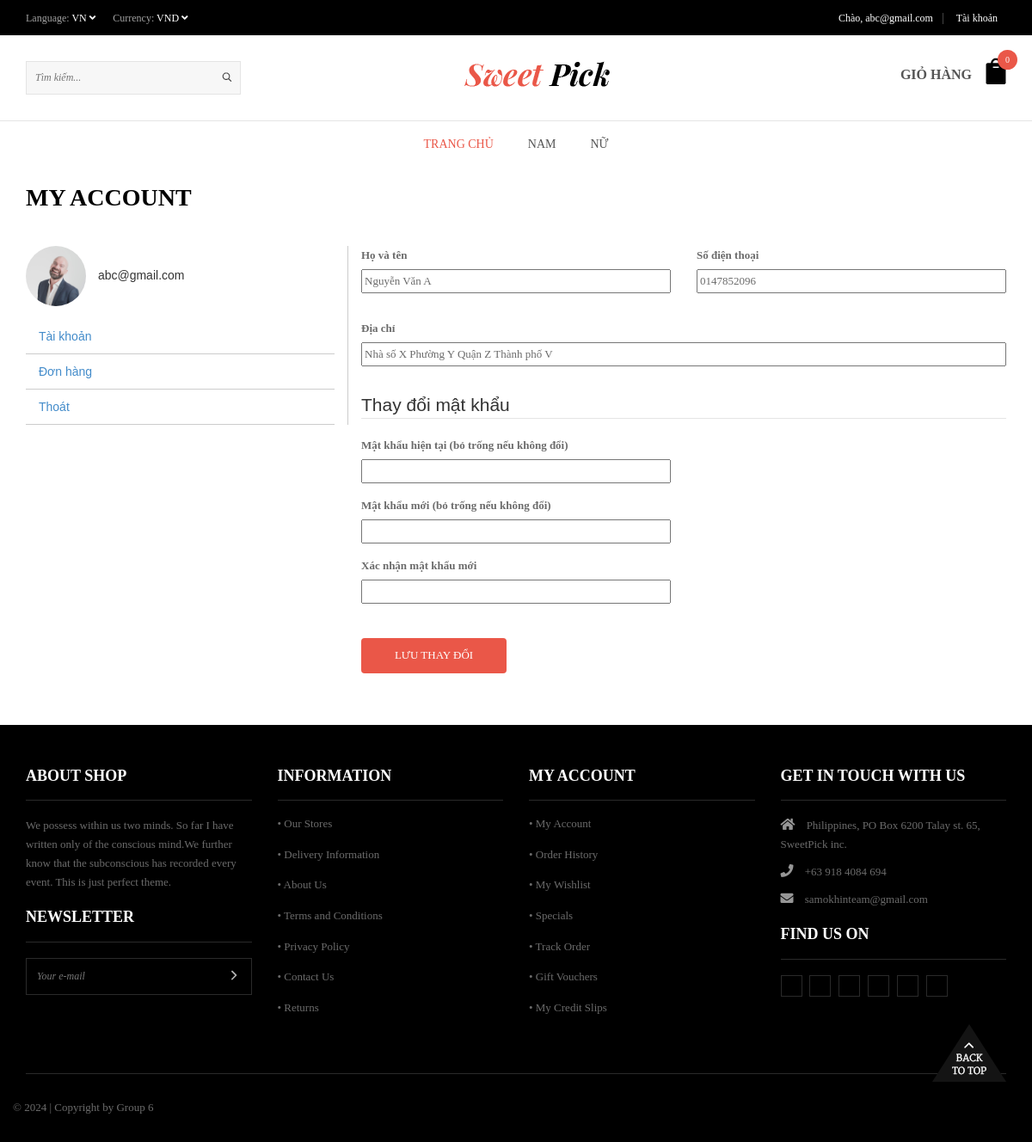
Page /?url=taikhoan (signed in) on the committed database.
### tables this page shows
CREATE TABLE `nguoi_dung` (
  `ma_nguoi_dung` int(11) NOT NULL,
  `email` varchar(255) NOT NULL,
  `mat_khau` varchar(255) NOT NULL,
  `quyen` int(1) NOT NULL,
  `anh_dai_dien` varchar(255) DEFAULT 'users/avatar.jpg',
  `ho_va_ten` varchar(255) DEFAULT NULL,
  `dia_chi` varchar(255) DEFAULT NULL,
  `so_dien_thoai` varchar(255) DEFAULT NULL,
  `trang_thai` int(1) DEFAULT 1,
  `kich_hoat` tinyint(1) NOT NULL DEFAULT 0,
  `ma` int(11) DEFAULT NULL,
  `ngay_tao` date NOT NULL DEFAULT curdate()
);

### app/controllers/users/AccountControllers.php (called while the page is built, shortened)
<?php
    function taiKhoan() {
        $email = $_SESSION["user"]["email"];
        $user = getNguoiDungEmail($email);
        include VIEWS_URL . "users/taikhoan.php";
    }
?>

### app/models/pdo.php (called while the page is built, shortened)
<?php
function getConnect() {
    try {
        $connect = new PDO(
            "mysql:host=" . DB_HOST .
            ";port=" . DB_PORT .
            ";dbname=" . DB_DATABASE .
            ";charset=" . DB_CHARSET,
            DB_USERNAME,
            DB_PASSWORD
        );
        $connect -> setAttribute(PDO::ATTR_ERRMODE, PDO::ERRMODE_EXCEPTION);
        return $connect;
    }
    catch(PDOException $e) {
        echo "Loi ket noi den database " . $e -> getMessage();
    }
}
function getData($sql, $getAll = true) {
    try {
        $connect = getConnect();
        $stmt = $connect -> prepare($sql);
        $stmt -> execute();
    }
    catch(PDOException $e) {
        echo "loi cau lenh: $sql";
    }
    finally {
        unset($connect);
    }
    if($getAll) {
        return $stmt -> fetchAll();
    }
    return $stmt -> fetch();
}
?>

### app/models/NguoiDungModels.php (called while the page is built, shortened)
<?php
require_once "pdo.php";
function getNguoiDungEmail($email)
{
    $sql = "SELECT * FROM nguoi_dung WHERE email = '$email'";
    return getData($sql, false);
}

### app/views/users/taikhoan.php (the view, shortened to what this page needs)
<main id="main" class="" style="padding-bottom: 50px;">
    <div class="my-account-header page-title normal-title">
        <div class="page-title-inner flex-row container text-left">
            <div class="flex-col flex-grow medium-text-center">
                <h1 class="uppercase mb-0">My Account</h1>
            </div>
        </div>
    </div>
    <div class="page-wrapper my-account" style="margin-top: 30px;">
        <div class="container" role="main">
            <div class="row vertical-tabs">
                <div class="col-md-4" style="border-right: 1px solid #ccc;">
                    <div class="account-user circle">
                        <span class="image mr-half inline-block">
                            <img
                                alt=""
                                src="<?php echo IMAGES_URL . $_SESSION["user"]["anh_dai_dien"] ?>"
                                height="70"
                                width="70"
                                style="border-radius: 50%;"
                            >
                        </span>
                        <span class="user-name inline-block" style="margin-left: 10px;">
                            <?php echo $_SESSION["user"]["email"] ?>
                        </span>
                    </div>
                    <ul class="nav nav-line nav-uppercase nav-vertical" style="margin-top: 15px;">
                        <li style="border-bottom: 1px solid #ccc;">
                            <a href="?url=taikhoan">Tài khoản</a>
                        </li>
                        <li style="border-bottom: 1px solid #ccc;">
                            <a href="?url=taikhoan/donhang">Đơn hàng</a>
                        </li>
                        <li style="border-bottom: 1px solid #ccc;">
                            <a href="?url=dangxuat">Thoát</a>
                        </li>
                    </ul>
                </div>
                <div class="col-md-8">
                    <form action="?url=taikhoan" method="post">
                        <div class="row">
                            <div class="col-md-6">
                                <p>
                                    <label class="btn-block" >Họ và tên</label>
                                    <input
                                        type="text"
                                        name="hoVaTen"
                                        style="width: 100%;"
                                        value="<?php echo $user["ho_va_ten"] ?>"
                                    >
                                </p>
                            </div>
                            <div class="col-md-6">
                                <p>
                                    <label class="btn-block" >Số điện thoại</label>
                                    <input
                                        type="text"
                                        name="soDienThoai"
                                        style="width: 100%;"
                                        value="<?php echo $user["so_dien_thoai"] ?>"
                                    >
                                </p>
                            </div>
                            <div class="col-md-12" style="margin: 30px 0;">
                                <p>
                                    <label class="btn-block" >Địa chỉ</label>
                                    <input
                                        type="text"
                                        name="diaChi"
                                        style="width: 100%;"
                                        value="<?php echo $user["dia_chi"] ?>"
                                    >
                                </p>
                            </div>
                        </div>
                        <fieldset style="margin-bottom: 40px;">
                            <legend>Thay đổi mật khẩu</legend>
                            <div class="row">
                                <div class="col-md-6">
                                    <p>
                                        <label class="btn-block" >Mật khẩu hiện tại (bỏ trống nếu không đổi)</label>
                                        <input
                                            type="password"
                                            style="width: 100%;"
                                            name="matKhauHienTai"
                                            value="<?php echo $matKhauHienTai ?? '' ?>"
                                        >
                                    </p>
                                </div>
                            </div>
                            <div class="row" style="margin-top: 15px;">
                                <div class="col-md-6">
                                    <p>
                                        <label class="btn-block" >Mật khẩu mới (bỏ trống nếu không đổi)</label>
                                        <input
                                            type="password"
                                            style="width: 100%;"
                                            name="matKhau1"
                                            value="<?php echo $matKhau1 ?? '' ?>"
                                        >
                                    </p>
                                </div>
                            </div>
                            <div class="row" style="margin-top: 15px;">
                                <div class="col-md-6">
                                    <p>
                                        <label class="btn-block" >Xác nhận mật khẩu mới</label>
                                        <input
                                            type="password"
                                            style="width: 100%;"
                                            name="matKhau2"
                                            value="<?php echo $matKhau2 ?? '' ?>"
                                        >
                                    </p>
                                </div>
                            </div>
                        </fieldset>
                        <button
                            type="submit"
                            class="btn medium-button button-red mb10"
                        >
                            Lưu thay đổi
                        </button>
                    </form>
                </div>
            </div>
        </div>
    </div>
</main>

### assets/gd-client/max-themes.net/demos/sweetpick/css/fullwidth.css (style rules this page uses)
html { overflow-x:hidden; padding: 0 !important; background:#fff; margin:0px !important; }

### assets/gd-client/max-themes.net/demos/sweetpick/css/colors/red-black.css (style rules this page uses)
.button-red { background-color: #ea5748; }

### rows in the picture
nguoi_dung: hoVaTen "Nguyễn Văn A", soDienThoai "0147852096", diaChi "Nhà số X Phường Y Quận Z Thành phố V"

### other values in the picture
$_SESSION["user"]["email"] "abc@gmail.com"
$sumProductInCart["tong"] "0"
